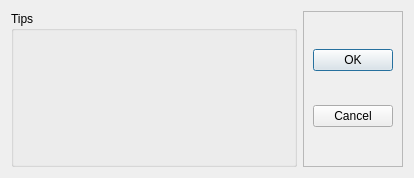
<?xml version="1.0" encoding="UTF-8"?>
<ui version="4.0">
 <class>Dialog</class>
 <widget class="QDialog" name="Dialog">
  <property name="geometry">
   <rect>
    <x>0</x>
    <y>0</y>
    <width>414</width>
    <height>178</height>
   </rect>
  </property>
  <property name="windowTitle">
   <string>Warning Tips</string>
  </property>
  <layout class="QHBoxLayout" name="horizontalLayout" stretch="10,1">
   <item>
    <widget class="QGroupBox" name="groupBox">
     <property name="title">
      <string>Tips</string>
     </property>
     <layout class="QGridLayout" name="gridLayout">
      <item row="0" column="0">
       <widget class="QLabel" name="contentText">
        <property name="text">
         <string/>
        </property>
        <property name="wordWrap">
         <bool>true</bool>
        </property>
       </widget>
      </item>
     </layout>
    </widget>
   </item>
   <item>
    <widget class="QFrame" name="frame">
     <property name="frameShape">
      <enum>QFrame::StyledPanel</enum>
     </property>
     <property name="frameShadow">
      <enum>QFrame::Raised</enum>
     </property>
     <layout class="QGridLayout" name="gridLayout_2">
      <item row="0" column="0">
       <widget class="QPushButton" name="pushButton">
        <property name="text">
         <string>OK</string>
        </property>
        <property name="icon">
         <iconset>
          <normaloff>../../_imgs/ok.png</normaloff>../../_imgs/ok.png</iconset>
        </property>
       </widget>
      </item>
      <item row="1" column="0">
       <widget class="QPushButton" name="pushButton_2">
        <property name="text">
         <string>Cancel</string>
        </property>
        <property name="icon">
         <iconset>
          <normaloff>../../_imgs/cancel.png</normaloff>../../_imgs/cancel.png</iconset>
        </property>
       </widget>
      </item>
     </layout>
    </widget>
   </item>
  </layout>
 </widget>
 <resources/>
 <connections>
  <connection>
   <sender>pushButton</sender>
   <signal>clicked()</signal>
   <receiver>Dialog</receiver>
   <slot>accept()</slot>
   <hints>
    <hint type="sourcelabel">
     <x>353</x>
     <y>54</y>
    </hint>
    <hint type="destinationlabel">
     <x>305</x>
     <y>-11</y>
    </hint>
   </hints>
  </connection>
  <connection>
   <sender>pushButton_2</sender>
   <signal>clicked()</signal>
   <receiver>Dialog</receiver>
   <slot>reject()</slot>
   <hints>
    <hint type="sourcelabel">
     <x>351</x>
     <y>119</y>
    </hint>
    <hint type="destinationlabel">
     <x>222</x>
     <y>-9</y>
    </hint>
   </hints>
  </connection>
 </connections>
</ui>
